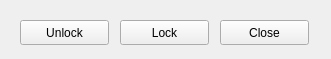
<?xml version="1.0" encoding="UTF-8"?>
<ui version="4.0">
 <class>UnlockWindow</class>
 <widget class="QWidget" name="UnlockWindow">
  <property name="geometry">
   <rect>
    <x>0</x>
    <y>0</y>
    <width>331</width>
    <height>59</height>
   </rect>
  </property>
  <property name="windowTitle">
   <string>Lock / Unlock</string>
  </property>
  <widget class="QPushButton" name="unlockbutton">
   <property name="geometry">
    <rect>
     <x>20</x>
     <y>20</y>
     <width>89</width>
     <height>25</height>
    </rect>
   </property>
   <property name="text">
    <string>Unlock</string>
   </property>
  </widget>
  <widget class="QPushButton" name="lockbutton">
   <property name="geometry">
    <rect>
     <x>120</x>
     <y>20</y>
     <width>89</width>
     <height>25</height>
    </rect>
   </property>
   <property name="text">
    <string>Lock</string>
   </property>
  </widget>
  <widget class="QPushButton" name="closebutton">
   <property name="geometry">
    <rect>
     <x>220</x>
     <y>20</y>
     <width>89</width>
     <height>25</height>
    </rect>
   </property>
   <property name="text">
    <string>Close</string>
   </property>
  </widget>
 </widget>
 <resources/>
 <connections/>
</ui>
